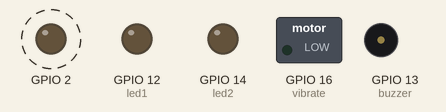
Recording of a sketch running on a simulated ESP8266 (NodeMCU). Parts: switched loads named in the sketch (green lamp = pin HIGH), output pins drawn as LEDs (lit = HIGH), buzzer (waves = sounding, pin HIGH). Dashed ring = blinking. WiFi joins after 1.5 s; servers stay silent unless stated; what the sketch prints to the serial monitor is not drawn.

Above: at 2.9 s.
Timing chart, 0 to 6.3 s (numbered marks = the images above):
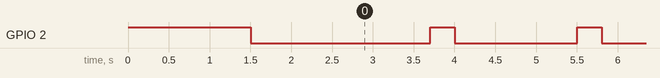

The sketch:

alarm.ino
```cpp
#include <ESP8266WiFi.h>
#include <ESP8266WiFiMulti.h>

#ifndef STASSID
#define STASSID "fdmxfarhan"
#define STAPSK  "fdmxfarhan"
#endif

#define Name "alarm"

const char* ssid     = STASSID;
const char* password = STAPSK;

const char* host = "192.168.43.210";
const uint16_t port = 3000;

ESP8266WiFiMulti WiFiMulti;

WiFiClient client;
char rec;
bool led = false;;
void setup() {
  pinMode(12, OUTPUT); //led1
  pinMode(13, OUTPUT); //buzzer
  pinMode(14, OUTPUT); //led2
  pinMode(16, OUTPUT); //vibrate
  pinMode(2, OUTPUT);
  digitalWrite(2, 1);

  Serial.begin(115200);

  // We start by connecting to a WiFi network
  WiFi.mode(WIFI_STA);
  WiFiMulti.addAP(ssid, password);

  Serial.println();
  Serial.println();
  Serial.print("Wait for WiFi... ");

  while (WiFiMulti.run() != WL_CONNECTED) {
    Serial.print(".");
    delay(500);
  }

  Serial.println("");
  Serial.println("WiFi connected");
  Serial.print("IP address: ");
  Serial.println(WiFi.localIP());

  digitalWrite(2, 0);
  delay(500);
  while (!client.connect(host, port)) {
    Serial.println("connection...");
    delay(100);
  }
}


void loop() {
  while (!client.connected()){
    digitalWrite(2,1);
    delay(100);
    client.connect(host, port);
  }
  digitalWrite(2,0);
  if(client.available()){
    rec = client.read();
    Serial.println(rec);
    if(rec == 'L'){
      digitalWrite(12, 1);
      digitalWrite(14, 1);
    }
    else if(rec == 'l') {
      digitalWrite(12, 0);
      digitalWrite(14, 0);
    }
    else if(rec == 'B') {
      digitalWrite(13, 1);
    }
    else if(rec == 'b') {
      digitalWrite(13, 0);
    }
    else if(rec == 'V') {
      digitalWrite(16, 1);
    }
    else if(rec == 'v') {
      digitalWrite(16, 0);
    }
    else if(rec == 'N'){
      client.print(Name);
    }
  }
  delay(100);
}
```

Measured:
- by itself, GPIO 2: repeats every 1.8 s: HIGH 0.30 s, LOW 1.5 s
